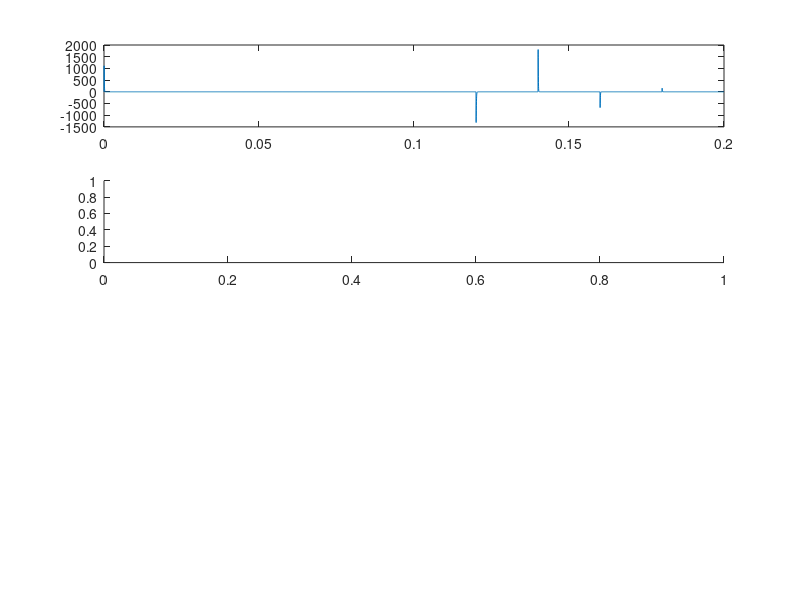

The MATLAB script that drew this image: (Note: this script raises an error after producing the figure.)
function mindlinmodel
% This is an implementation of the model of vocal production from:
% Reconstruction of physiological instructions from Zebra finch song
% Perl, Arneodo, Amador, Goller, and Mindlin
% Physical Review E 85, 051909 (2011)

% This function numerically integrates the "Normal Form" of the equations 
% for the movement of the syringeal labia. It does not include the 
% helmholtz resonator model of the vocal tract yet.

gamma = 24000; % This parameter was determined by Perl et al. to be the same for all birds tested, so we use their value
y0 = [1 1]';
dxdt = @(t,x,y) y;
dydt = @(t,x,y) alpha(t)*gamma^2 - beta(t)*gamma^2*x - gamma^2*x^3 - gamma*x^2*y + gamma^2*x^2 - gamma*x*y;

odefun = @(t,y) [dxdt(t,y(1),y(2)); dydt(t,y(1),y(2))];

fs = 40e3; % 40 kHz sampling rate
tspan = 0:(1/fs):200e-3; % 200 ms
[T,Y] = ode45(odefun, tspan, y0);


subplot(4,2,1:2)
plot(T,Y(:,2))
% there are large transients whenever the parameters change suddenly (120ms, 140ms, 160ms, 180ms)

subplot(4,2,3:4)
displaySpecgramQuick(Y(:,2),fs)
% These transients are very short, but they dominate the spectrogram.

subplot(4,2,5)
ndx = T > .122 & T < .139;
plot(T(ndx), Y(ndx,2))
subplot(4,2,7)
displaySpecgramQuick(Y(ndx,2),fs)
subplot(4,2,6)
ndx = T > .142 & T < .159;
plot(T(ndx), Y(ndx,2))
subplot(4,2,8)
displaySpecgramQuick(Y(ndx,2),fs)
% In between the transients, the model has some steady state behavior with 
% harmonic stacks.

    function a = alpha(t)
        % Keep the same parameters for the first 120 ms to let the initial
        % conditions settle, then change the parameters every 20 ms.
        if     t < 120e-3
            a = -0.02;
        elseif t < 140e-3
            a = -0.12;
        elseif t < 160e-3
            a = -0.04;
        elseif t < 180e-3
            a = -0.08;
        else
            a = -0.06;
        end
    end

    function b = beta(t)
        % Keep the same parameters for the first 120 ms to let the initial
        % conditions settle, then change the parameters every 20 ms.
        if     t < 120e-3
            b = -0.15;
        elseif t < 140e-3
            b = -0.08;
        elseif t < 160e-3
            b = -0.20;
        elseif t < 180e-3
            b = -0.15;
        else
            b = -0.15;
        end
    end

end
